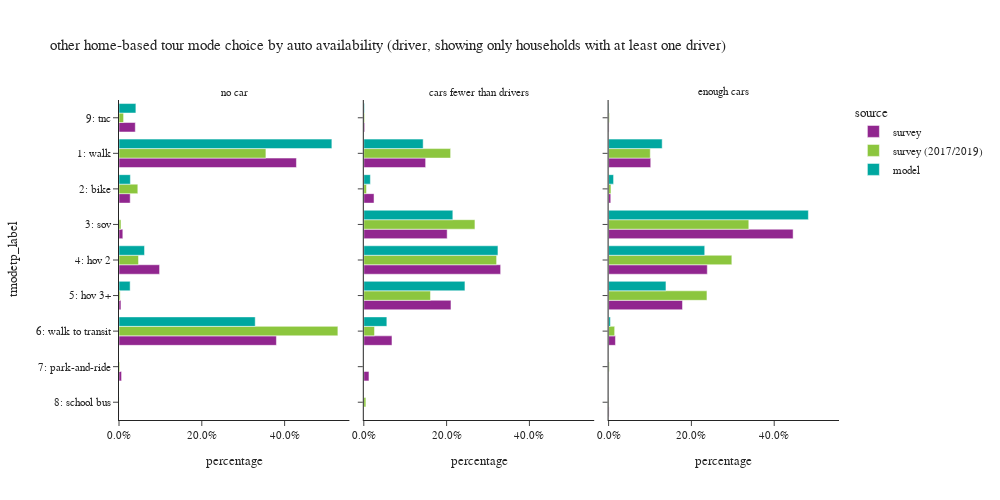

Notebook source saved alongside this figure:
### Code cell
plot_mode_choice(hb_tour.filter(pl.col("auto_available_driver") != "no driver"),
                 "auto_available_driver",
                 {"auto_available_driver": ["no car", "cars fewer than drivers", "enough cars"],
                  "tmodetp_label": ["1: walk", "2: bike", "3: sov", "4: hov 2", "5: hov 3+", "6: walk to transit",
                                    "7: park-and-ride", "8: school bus", "9: other–survey only"]},
                 "auto availability (driver, showing only households with at least one driver)", 3, 500, 1000)

### Figure 1 — Plotly figure (JSON) as saved in the notebook; plotly's stock layout.template omitted (floating-point values rounded to 4 significant figures)
{"data": [{"alignmentgroup": "True", "customdata": [[6], [247], [28], [10], [19], [13], [132], [5], [1], [13]], "hovertemplate": "source=survey<br>auto_available_driver=no car<br>percentage=%{x}<br>tmodetp_label=%{y}<br>sample_count=%{customdata[0]}<extra></extra>", "legendgroup": "survey", "marker": {"color": "#91268F", "pattern": {"shape": ""}}, "name": "survey", "offsetgroup": "survey", "orientation": "h", "showlegend": true, "textposition": "auto", "type": "bar", "x": [0.006504, 0.4286, 0.02706, 0.009232, 0.09802, 0.004675, 0.3802, 0.006213, 0.0001793, 0.03936], "xaxis": "x", "y": [null, "1: walk", "2: bike", "3: sov", "4: hov 2", "5: hov 3+", "6: walk to transit", "7: park-and-ride", "8: school bus", "9: tnc"], "yaxis": "y"}, {"alignmentgroup": "True", "customdata": [[5], [283], [35], [252], [279], [217], [36], [9], [2], [4]], "hovertemplate": "source=survey<br>auto_available_driver=cars fewer than drivers<br>percentage=%{x}<br>tmodetp_label=%{y}<br>sample_count=%{customdata[0]}<extra></extra>", "legendgroup": "survey", "marker": {"color": "#91268F", "pattern": {"shape": ""}}, "name": "survey", "offsetgroup": "survey", "orientation": "h", "showlegend": false, "textposition": "auto", "type": "bar", "x": [0.0007275, 0.1493, 0.02471, 0.2014, 0.3305, 0.2106, 0.06807, 0.01246, 3.844e-05, 0.002202], "xaxis": "x2", "y": [null, "1: walk", "2: bike", "3: sov", "4: hov 2", "5: hov 3+", "6: walk to transit", "7: park-and-ride", "8: school bus", "9: tnc"], "yaxis": "y2"}, {"alignmentgroup": "True", "customdata": [[8], [434], [45], [1134], [574], [325], [38], [2], [2], [7]], "hovertemplate": "source=survey<br>auto_available_driver=enough cars<br>percentage=%{x}<br>tmodetp_label=%{y}<br>sample_count=%{customdata[0]}<extra></extra>", "legendgroup": "survey", "marker": {"color": "#91268F", "pattern": {"shape": ""}}, "name": "survey", "offsetgroup": "survey", "orientation": "h", "showlegend": false, "textposition": "auto", "type": "bar", "x": [0.01151, 0.1018, 0.005205, 0.4457, 0.2384, 0.1785, 0.01655, 0.0002159, 0.001132, 0.001087], "xaxis": "x3", "y": [null, "1: walk", "2: bike", "3: sov", "4: hov 2", "5: hov 3+", "6: walk to transit", "7: park-and-ride", "8: school bus", "9: tnc"], "yaxis": "y3"}, {"alignmentgroup": "True", "customdata": [[8], [389], [28], [8], [28], [12], [286], [4], [1], [22]], "hovertemplate": "source=survey (2017/2019)<br>auto_available_driver=no car<br>percentage=%{x}<br>tmodetp_label=%{y}<br>sample_count=%{customdata[0]}<extra></extra>", "legendgroup": "survey (2017/2019)", "marker": {"color": "#8CC63E", "pattern": {"shape": ""}}, "name": "survey (2017/2019)", "offsetgroup": "survey (2017/2019)", "orientation": "h", "showlegend": true, "textposition": "auto", "type": "bar", "x": [0.003319, 0.3548, 0.04546, 0.004754, 0.04711, 0.00278, 0.5287, 0.001835, 0.0001831, 0.01106], "xaxis": "x", "y": [null, "1: walk", "2: bike", "3: sov", "4: hov 2", "5: hov 3+", "6: walk to transit", "7: park-and-ride", "8: school bus", "9: tnc"], "yaxis": "y"}, {"alignmentgroup": "True", "customdata": [[6], [683], [32], [321], [544], [272], [120], [5], [3], [21]], "hovertemplate": "source=survey (2017/2019)<br>auto_available_driver=cars fewer than drivers<br>percentage=%{x}<br>tmodetp_label=%{y}<br>sample_count=%{customdata[0]}<extra></extra>", "legendgroup": "survey (2017/2019)", "marker": {"color": "#8CC63E", "pattern": {"shape": ""}}, "name": "survey (2017/2019)", "offsetgroup": "survey (2017/2019)", "orientation": "h", "showlegend": false, "textposition": "auto", "type": "bar", "x": [0.0004408, 0.2097, 0.006421, 0.2684, 0.3208, 0.161, 0.02584, 0.0003057, 0.005057, 0.001969], "xaxis": "x2", "y": [null, "1: walk", "2: bike", "3: sov", "4: hov 2", "5: hov 3+", "6: walk to transit", "7: park-and-ride", "8: school bus", "9: tnc"], "yaxis": "y2"}, {"alignmentgroup": "True", "customdata": [[6], [833], [53], [1577], [926], [580], [133], [13], [8], [22]], "hovertemplate": "source=survey (2017/2019)<br>auto_available_driver=enough cars<br>percentage=%{x}<br>tmodetp_label=%{y}<br>sample_count=%{customdata[0]}<extra></extra>", "legendgroup": "survey (2017/2019)", "marker": {"color": "#8CC63E", "pattern": {"shape": ""}}, "name": "survey (2017/2019)", "offsetgroup": "survey (2017/2019)", "orientation": "h", "showlegend": false, "textposition": "auto", "type": "bar", "x": [0.001044, 0.1007, 0.005677, 0.3386, 0.2977, 0.2375, 0.01463, 0.001616, 0.0006204, 0.001886], "xaxis": "x3", "y": [null, "1: walk", "2: bike", "3: sov", "4: hov 2", "5: hov 3+", "6: walk to transit", "7: park-and-ride", "8: school bus", "9: tnc"], "yaxis": "y3"}, {"alignmentgroup": "True", "customdata": [[8], [88949], [4749], [10663], [4653], [56921], [7056]], "hovertemplate": "source=model<br>auto_available_driver=no car<br>percentage=%{x}<br>tmodetp_label=%{y}<br>sample_count=%{customdata[0]}<extra></extra>", "legendgroup": "model", "marker": {"color": "#00A7A0", "pattern": {"shape": ""}}, "name": "model", "offsetgroup": "model", "orientation": "h", "showlegend": true, "textposition": "auto", "type": "bar", "x": [4.624e-05, 0.5142, 0.02745, 0.06164, 0.0269, 0.329, 0.04079], "xaxis": "x", "y": [null, "1: walk", "2: bike", "4: hov 2", "5: hov 3+", "6: walk to transit", "9: tnc"], "yaxis": "y"}, {"alignmentgroup": "True", "customdata": [[12], [114757], [12738], [172103], [259333], [195521], [44563], [1302]], "hovertemplate": "source=model<br>auto_available_driver=cars fewer than drivers<br>percentage=%{x}<br>tmodetp_label=%{y}<br>sample_count=%{customdata[0]}<extra></extra>", "legendgroup": "model", "marker": {"color": "#00A7A0", "pattern": {"shape": ""}}, "name": "model", "offsetgroup": "model", "orientation": "h", "showlegend": false, "textposition": "auto", "type": "bar", "x": [1.499e-05, 0.1434, 0.01592, 0.215, 0.324, 0.2443, 0.05568, 0.001627], "xaxis": "x2", "y": [null, "1: walk", "2: bike", "3: sov", "4: hov 2", "5: hov 3+", "6: walk to transit", "9: tnc"], "yaxis": "y2"}, {"alignmentgroup": "True", "customdata": [[40], [241846], [22452], [901860], [433907], [258937], [8022], [1815]], "hovertemplate": "source=model<br>auto_available_driver=enough cars<br>percentage=%{x}<br>tmodetp_label=%{y}<br>sample_count=%{customdata[0]}<extra></extra>", "legendgroup": "model", "marker": {"color": "#00A7A0", "pattern": {"shape": ""}}, "name": "model", "offsetgroup": "model", "orientation": "h", "showlegend": false, "textposition": "auto", "type": "bar", "x": [2.14e-05, 0.1294, 0.01201, 0.4826, 0.2322, 0.1386, 0.004292, 0.0009712], "xaxis": "x3", "y": [null, "1: walk", "2: bike", "3: sov", "4: hov 2", "5: hov 3+", "6: walk to transit", "9: tnc"], "yaxis": "y3"}], "layout": {"annotations": [{"font": {}, "showarrow": false, "text": "no car", "x": 0.16, "xanchor": "center", "xref": "paper", "y": 1.0, "yanchor": "bottom", "yref": "paper"}, {"font": {}, "showarrow": false, "text": "cars fewer than drivers", "x": 0.5, "xanchor": "center", "xref": "paper", "y": 1.0, "yanchor": "bottom", "yref": "paper"}, {"font": {}, "showarrow": false, "text": "enough cars", "x": 0.84, "xanchor": "center", "xref": "paper", "y": 1.0, "yanchor": "bottom", "yref": "paper"}], "barmode": "group", "height": 500, "legend": {"title": {"text": "source"}, "tracegroupgap": 0}, "title": {"text": "other home-based tour mode choice by auto availability (driver, showing only households with at least one driver)"}, "width": 1000, "xaxis": {"anchor": "y", "domain": [0.0, 0.32], "tickformat": ".1%", "title": {"text": "percentage"}}, "xaxis2": {"anchor": "y2", "domain": [0.34, 0.66], "matches": "x", "tickformat": ".1%", "title": {"text": "percentage"}}, "xaxis3": {"anchor": "y3", "domain": [0.68, 1.0], "matches": "x", "tickformat": ".1%", "title": {"text": "percentage"}}, "yaxis": {"anchor": "x", "categoryarray": ["9: other–survey only", "8: school bus", "7: park-and-ride", "6: walk to transit", "5: hov 3+", "4: hov 2", "3: sov", "2: bike", "1: walk"], "categoryorder": "array", "domain": [0.0, 1.0], "title": {"text": "tmodetp_label"}}, "yaxis2": {"anchor": "x2", "domain": [0.0, 1.0], "matches": "y", "showticklabels": false}, "yaxis3": {"anchor": "x3", "domain": [0.0, 1.0], "matches": "y", "showticklabels": false}}}
